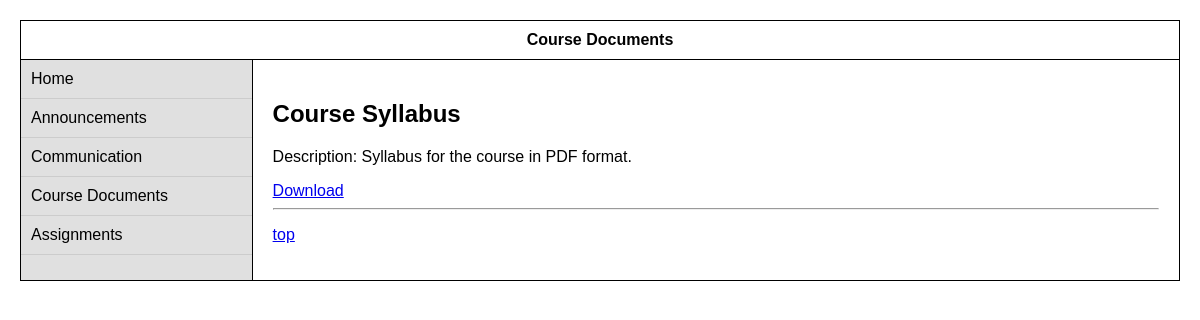
Screenshot of /documents.php (signed in) with the database file from the repository.
### tables this page shows
CREATE TABLE documents (
  id INT AUTO_INCREMENT PRIMARY KEY,
  title VARCHAR(255) NOT NULL,
  description TEXT,
  filename VARCHAR(255) NOT NULL
);

### documents.php (the view, shortened to what this page needs)
<?php
include 'db_connect.php';
$stmt = $pdo->query("SELECT * FROM documents ORDER BY id DESC");
$documents = $stmt->fetchAll();
?>
<!DOCTYPE html>
<html lang="en">
<head>
</head>
<body>
<div class="wrapper">
  <div class="header">Course Documents</div>
  <div class="main">
    <div class="sidebar">
      <a href="index.php">Home</a>
      <a href="announcement.php">Announcements</a>
      <a href="communication.php">Communication</a>
      <a href="documents.php">Course Documents</a>
      <a href="homework.php">Assignments</a>
    </div>
    <div class="content">
      <?php foreach ($documents as $doc): ?>
        <h2><?= htmlspecialchars($doc['title']) ?></h2>
        <p>Description: <?= htmlspecialchars($doc['description']) ?></p>
        <a href="uploads/<?= htmlspecialchars($doc['filename']) ?>" download>Download</a>
        <hr>
      <?php endforeach; ?>
      <p><a href="#top">top</a></p>
    </div>
  </div>
</div>
</body>
</html>

### documents.php (style rules this page uses)
* { box-sizing: border-box; }
body { font-family: Arial, sans-serif; margin: 0; padding: 0; }
.wrapper { border: 1px solid black; margin: 20px; }
.header { text-align: center; font-weight: bold; padding: 10px; border-bottom: 1px solid black; }
.main { display: flex; }
.sidebar { width: 20%; background-color: #e0e0e0; border-right: 1px solid black; }
.sidebar a { display: block; padding: 10px; text-decoration: none; color: black; border-bottom: 1px solid #ccc; }
.content { width: 80%; padding: 20px; }

### rows the page displays
documents: title "Course Syllabus", description "Syllabus for the course in PDF format."
